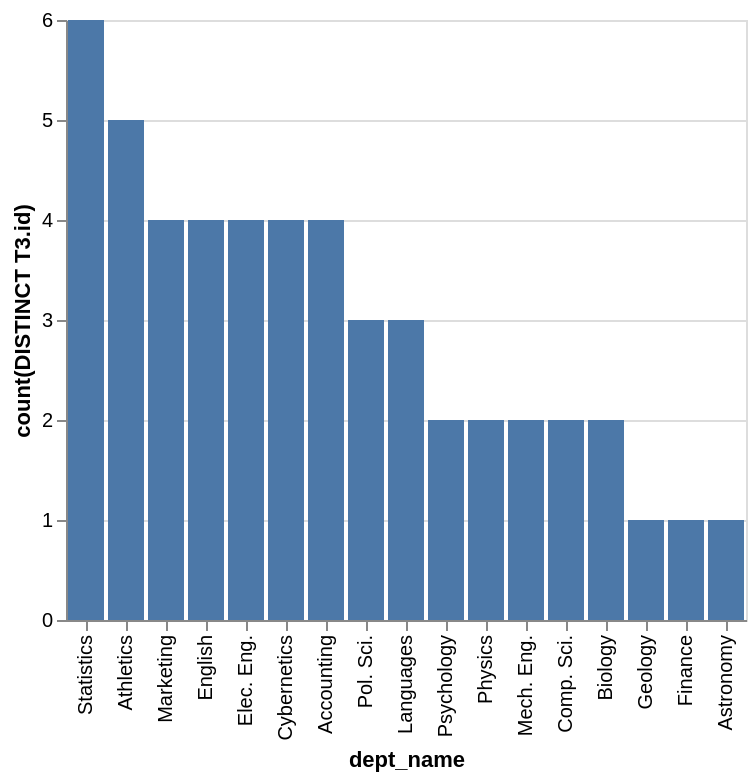

The specification (Vega-Lite) saved for this image:
### Vega-Lite specification from a JSON file in a GitHub repository (floating-point values rounded to 4 significant figures)
{"data": {"values": [{"x_data": "Statistics", "y_data": 6}, {"x_data": "Athletics", "y_data": 5}, {"x_data": "Marketing", "y_data": 4}, {"x_data": "English", "y_data": 4}, {"x_data": "Elec. Eng.", "y_data": 4}, {"x_data": "Cybernetics", "y_data": 4}, {"x_data": "Accounting", "y_data": 4}, {"x_data": "Pol. Sci.", "y_data": 3}, {"x_data": "Languages", "y_data": 3}, {"x_data": "Psychology", "y_data": 2}, {"x_data": "Physics", "y_data": 2}, {"x_data": "Mech. Eng.", "y_data": 2}, {"x_data": "Comp. Sci.", "y_data": 2}, {"x_data": "Biology", "y_data": 2}, {"x_data": "Geology", "y_data": 1}, {"x_data": "Finance", "y_data": 1}, {"x_data": "Astronomy", "y_data": 1}]}, "mark": "bar", "encoding": {"x": {"field": "x_data", "type": "nominal", "title": "dept_name", "sort": {"op": "sum", "field": "y_data", "order": "descending"}}, "y": {"field": "y_data", "type": "quantitative", "title": "count(DISTINCT T3.id)"}}}
